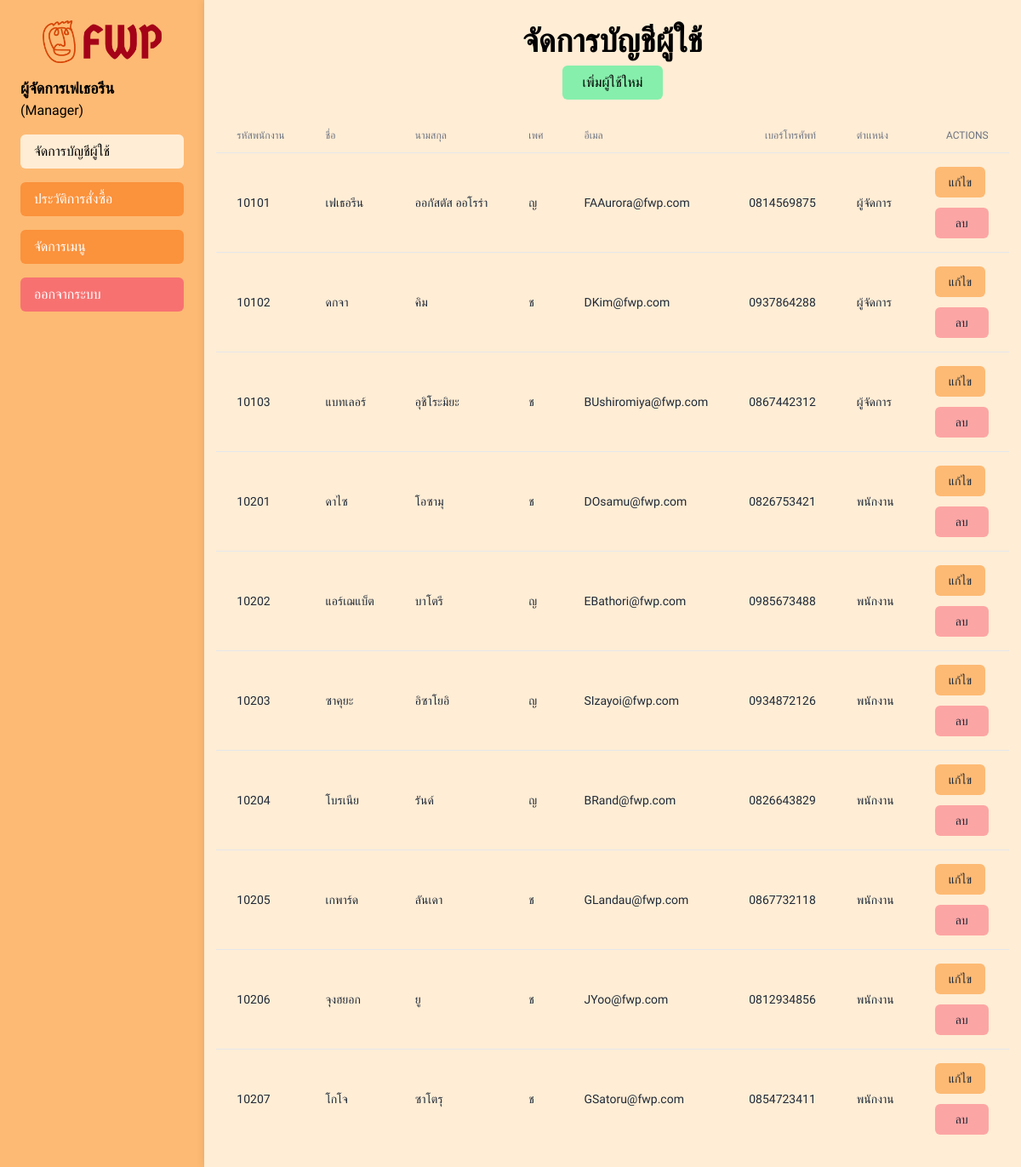
/manage_Accounts.php (signed in), run on an earlier commit of the app's database.
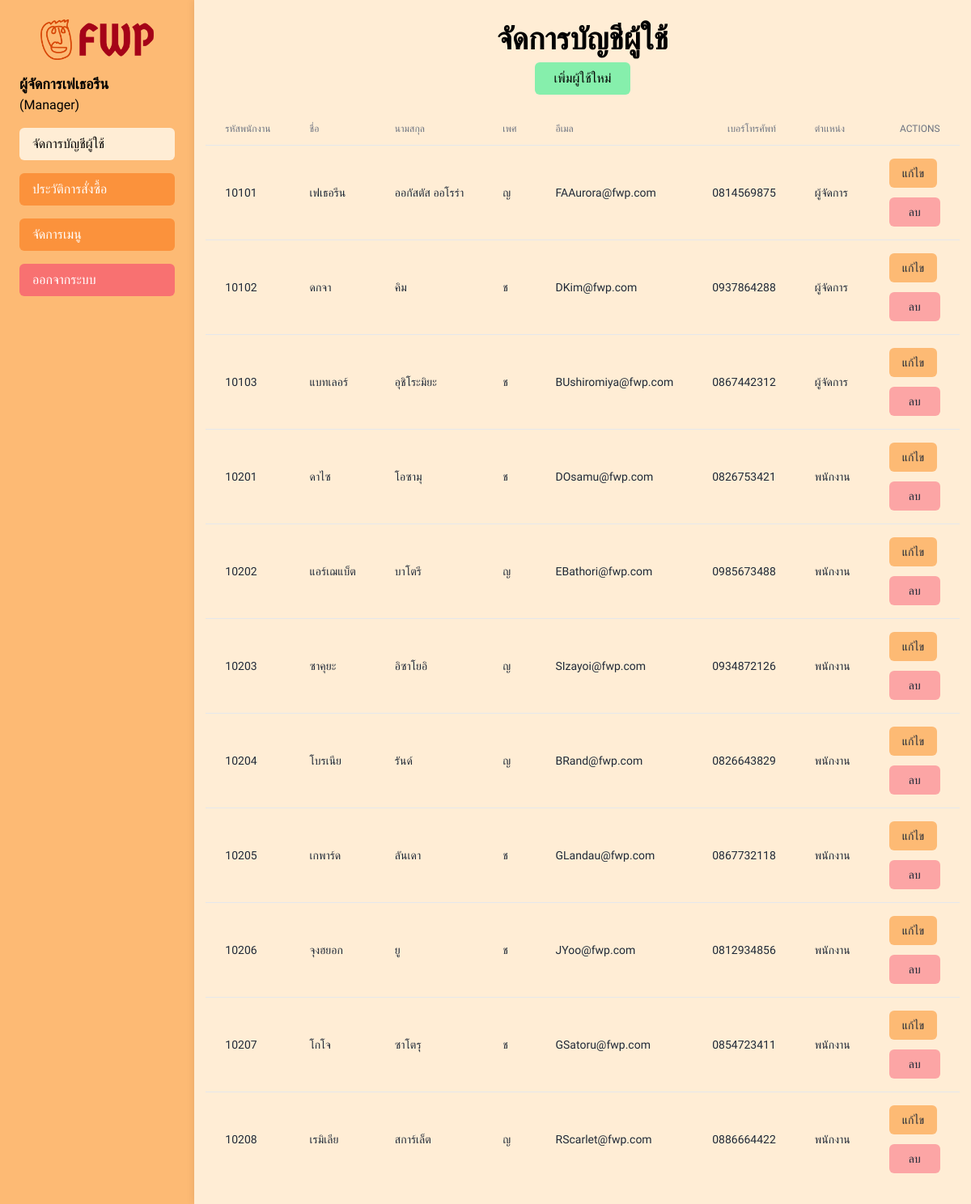
And on a later commit of the database.
### tables this page shows
CREATE TABLE employees (
  emp_id INTEGER PRIMARY KEY,
  first_name TEXT,
  last_name TEXT,
  sex TEXT,
  email TEXT,
  phone TEXT,
  position TEXT
);

### manage_Accounts.php (the view, shortened to what this page needs)
<?php
$db = new MyDB();
?>
<!DOCTYPE html>
<html lang="en">
<head>
    <link rel="stylesheet" href="style.css">
</head>
<body class='bg-orange-100 overflow-x-hidden'>
    <div class="main flex w-[100vw]">
    <div class="left bg-orange-300 p-6 w-1/5">
                <a class="" href="main_manager.php"><img src="public/fwp-logo-color.png" class="my-0 mx-auto w-auto h-[50px]"></a>
                <p id="welcome" class="mt-4 font-semibold text-lg"></p>
                <p>(Manager)</p>
                <form method="post">
                    <a href="manage_Accounts.php" class="block bg-orange-100 hover:bg-orange-200 text-black rounded-md text-base py-2 px-4 mt-4">จัดการบัญชีผู้ใช้</a>
                    <a href="history_manager.php" class="block bg-orange-400 hover:bg-orange-500 text-white rounded-md text-base py-2 px-4 mt-4">ประวัติการสั่งซื้อ</a>
                    <a href="menu_manager.php" class="block bg-orange-400 hover:bg-orange-500 text-white text-base rounded-md py-2 px-4 mt-4">จัดการเมนู</a>
                    <a href="logout.php" id="logout" class="block bg-red-400 hover:bg-red-500 text-white text-base rounded-md py-2 px-4 mt-4">ออกจากระบบ</a>
                </form>
            </div>
    <div class="container flex-1">
        <div class="text-center">
            <h1 class="font-bold text-[32px] text-center mt-5 sm:text-[38px]">จัดการบัญชีผู้ใช้</h1>
        </div>
        <div class="text-center">
            <form method="post" action="add_user.php">
                <button type="submit" name="add" class='p-2 bg-green-300 rounded-md hover:bg-green-200 px-6'><i class="fas fa-plus"></i> เพิ่มผู้ใช้ใหม่</button>
            </form>
        </div>
    <div class="flex flex-col">
      <div class="overflow-x-hidden mx-auto my-4">
        <div class="p-1.5 min-w-full inline-block align-middle">
          <div class="overflow-hidden">
            <table class="min-w-full divide-y divide-gray-200 rounded-md">
              <thead>
                <tr>
                  <th scope="col" class="px-6 py-3 text-start text-xs font-medium text-gray-500 uppercase">รหัสพนักงาน</th>
                  <th scope="col" class="px-6 py-3 text-start text-xs font-medium text-gray-500 uppercase">ชื่อ</th>
                  <th scope="col" class="px-6 py-3 text-start text-xs font-medium text-gray-500 uppercase">นามสกุล</th>
                  <th scope="col" class="px-6 py-3 text-end text-xs font-medium text-gray-500 uppercase">เพศ</th>
                  <th scope="col" class="px-6 py-3 text-start text-xs font-medium text-gray-500 uppercase">อีเมล</th>
                  <th scope="col" class="px-6 py-3 text-end text-xs font-medium text-gray-500 uppercase">เบอร์โทรศัพท์</th>
                  <th scope="col" class="px-6 py-3 text-start text-xs font-medium text-gray-500 uppercase">ตำเเหน่ง</th>
                  <th scope="col" class="px-6 py-3 text-end text-xs font-medium text-gray-500 uppercase">Actions</th>
                </tr>
              </thead>
              <tbody class="divide-y divide-gray-200 ">
            <?php
            $sql ="SELECT * FROM employees";
            $ret = $db->query($sql);
            while($row = $ret->fetchArray(SQLITE3_ASSOC)) {
                echo "<tr>";
                echo "<td class=\"px-6 py-4 whitespace-nowrap text-sm text-gray-800\">".$row["emp_id"]."</td>";
                echo "<td class=\"px-6 py-4 whitespace-nowrap text-sm text-gray-800\">".$row["first_name"]."</td> ";
                echo "<td class=\"px-6 py-4 whitespace-nowrap text-sm text-gray-800\">". $row["last_name"]."</td>";
                echo "<td class=\"px-6 py-4 whitespace-nowrap text-sm text-gray-800\">".$row["sex"]."</td>";
                echo "<td class=\"px-6 py-4 whitespace-nowrap text-sm text-gray-800\">".$row["email"]."</td>";
                echo "<td class=\"px-6 py-4 whitespace-nowrap text-sm text-gray-800\">".$row["phone"]."</td>";
                echo "<td class=\"px-6 py-4 whitespace-nowrap text-sm text-gray-800\">".$row["position"]."</td>";
                echo "<td class=\"px-6 py-4 whitespace-nowrap text-sm text-gray-800\">";
                echo "<form method='post' action='edit_user.php'>";
                echo "<button type='submit' name='editemp' class='p-2 bg-orange-300 rounded-md hover:bg-orange-200 px-4'><i class='fas fa-edit'></i> แก้ไข</button>";
                echo "</form>";
                echo "<form method='post' action='".htmlspecialchars($_SERVER["PHP_SELF"])."'>";
                echo "<button type='submit' name='delemp' class='p-2 bg-red-300 rounded-md hover:bg-red-200 px-6 mt-3'><i class='fas fa-trash'></i> ลบ</button>";
                echo "</form>";
                echo "</td>";
                echo "</tr>";
            }
            echo "</tbody>";
            echo "</table>";
        ?>
          </div>
        </div>
      </div>
    </div>
  </div>
        </div>
</body>
</html>

### style.css (style rules this page uses)
* { font-family: 'Prompt', sans-serif; }
html, :host { line-height: 1.5; -webkit-text-size-adjust: 100%; -moz-tab-size: 4; -o-tab-size: 4; tab-size: 4; font-family: ui-sans-serif, system-ui, sans-serif, "Apple Color Emoji", "Segoe UI Emoji", "Segoe UI Symbol", "Noto Color Emoji"; font-feature-settings: normal; font-variation-settings: normal; -webkit-tap-highlight-color: transparent; }
body { margin: 0; line-height: inherit; }
h1, h2, h3, h4, h5, h6 { font-size: inherit; font-weight: inherit; }
a { color: inherit; text-decoration: inherit; }
table { text-indent: 0; border-color: inherit; border-collapse: collapse; }
button, input, optgroup, select, textarea { font-family: inherit; font-feature-settings: inherit; font-variation-settings: inherit; font-size: 100%; font-weight: inherit; line-height: inherit; color: inherit; margin: 0; padding: 0; }
button, select { text-transform: none; }
button, [type='button'], [type='reset'], [type='submit'] { -webkit-appearance: button; background-color: transparent; background-image: none; }
blockquote, dl, dd, h1, h2, h3, h4, h5, h6, hr, figure, p, pre { margin: 0; }
button, [role="button"] { cursor: pointer; }
img, svg, video, canvas, audio, iframe, embed, object { display: block; vertical-align: middle; }
img, video { max-width: 100%; height: auto; }
.container { width: 100%; }
@media (min-width: 640px) { .container { max-width: 640px; } }
@media (min-width: 768px) { .container { max-width: 768px; } }
@media (min-width: 1024px) { .container { max-width: 1024px; } }
.mx-auto { margin-left: auto; margin-right: auto; }
.my-0 { margin-top: 0px; margin-bottom: 0px; }
.my-4 { margin-top: 1rem; margin-bottom: 1rem; }
.mt-3 { margin-top: 0.75rem; }
.mt-4 { margin-top: 1rem; }
.mt-5 { margin-top: 1.25rem; }
.block { display: block; }
.inline-block { display: inline-block; }
.flex { display: flex; }
.h-\[50px\] { height: 50px; }
.w-1\/5 { width: 20%; }
.w-\[100vw\] { width: 100vw; }
.w-auto { width: auto; }
.min-w-full { min-width: 100%; }
.flex-1 { flex: 1 1 0%; }
.flex-col { flex-direction: column; }
.divide-y > :not([hidden]) ~ :not([hidden]) { --tw-divide-y-reverse: 0; border-top-width: calc(1px * calc(1 - var(--tw-divide-y-reverse))); border-bottom-width: calc(1px * var(--tw-divide-y-reverse)); }
.divide-gray-200 > :not([hidden]) ~ :not([hidden]) { --tw-divide-opacity: 1; border-color: rgb(229 231 235 / var(--tw-divide-opacity)); }
.overflow-hidden { overflow: hidden; }
.overflow-x-hidden { overflow-x: hidden; }
.whitespace-nowrap { white-space: nowrap; }
.rounded-md { border-radius: 0.375rem; }
.bg-green-300 { --tw-bg-opacity: 1; background-color: rgb(134 239 172 / var(--tw-bg-opacity)); }
.bg-orange-100 { --tw-bg-opacity: 1; background-color: rgb(255 237 213 / var(--tw-bg-opacity)); }
.bg-orange-300 { --tw-bg-opacity: 1; background-color: rgb(253 186 116 / var(--tw-bg-opacity)); }
.bg-orange-400 { --tw-bg-opacity: 1; background-color: rgb(251 146 60 / var(--tw-bg-opacity)); }
.bg-red-300 { --tw-bg-opacity: 1; background-color: rgb(252 165 165 / var(--tw-bg-opacity)); }
.bg-red-400 { --tw-bg-opacity: 1; background-color: rgb(248 113 113 / var(--tw-bg-opacity)); }
.p-1\.5 { padding: 0.375rem; }
.p-2 { padding: 0.5rem; }
.p-6 { padding: 1.5rem; }
.px-4 { padding-left: 1rem; padding-right: 1rem; }
.px-6 { padding-left: 1.5rem; padding-right: 1.5rem; }
.py-2 { padding-top: 0.5rem; padding-bottom: 0.5rem; }
.py-3 { padding-top: 0.75rem; padding-bottom: 0.75rem; }
.py-4 { padding-top: 1rem; padding-bottom: 1rem; }
.text-center { text-align: center; }
.text-start { text-align: start; }
.text-end { text-align: end; }
.align-middle { vertical-align: middle; }
.text-\[32px\] { font-size: 32px; }
.text-base { font-size: 1rem; line-height: 1.5rem; }
.text-lg { font-size: 1.125rem; line-height: 1.75rem; }
.text-sm { font-size: 0.875rem; line-height: 1.25rem; }
.text-xs { font-size: 0.75rem; line-height: 1rem; }
.font-bold { font-weight: 700; }
.font-medium { font-weight: 500; }
.font-semibold { font-weight: 600; }
.uppercase { text-transform: uppercase; }
.text-gray-500 { --tw-text-opacity: 1; color: rgb(107 114 128 / var(--tw-text-opacity)); }
.text-gray-800 { --tw-text-opacity: 1; color: rgb(31 41 55 / var(--tw-text-opacity)); }
.text-white { --tw-text-opacity: 1; color: rgb(255 255 255 / var(--tw-text-opacity)); }
.text-black { --tw-text-opacity: 1; color: rgb(0 0 0 / var(--tw-text-opacity)); }
@media (min-width: 640px) { .sm\:text-\[38px\] { font-size: 38px; } }

What changed in the data, as far as the page shows it:
added employees: emp_id "10208", first_name "เรมิเลีย", last_name "สการ์เล็ต", sex "ญ", email "RScarlet@fwp.com", phone "0886664422", position "พนักงาน"
